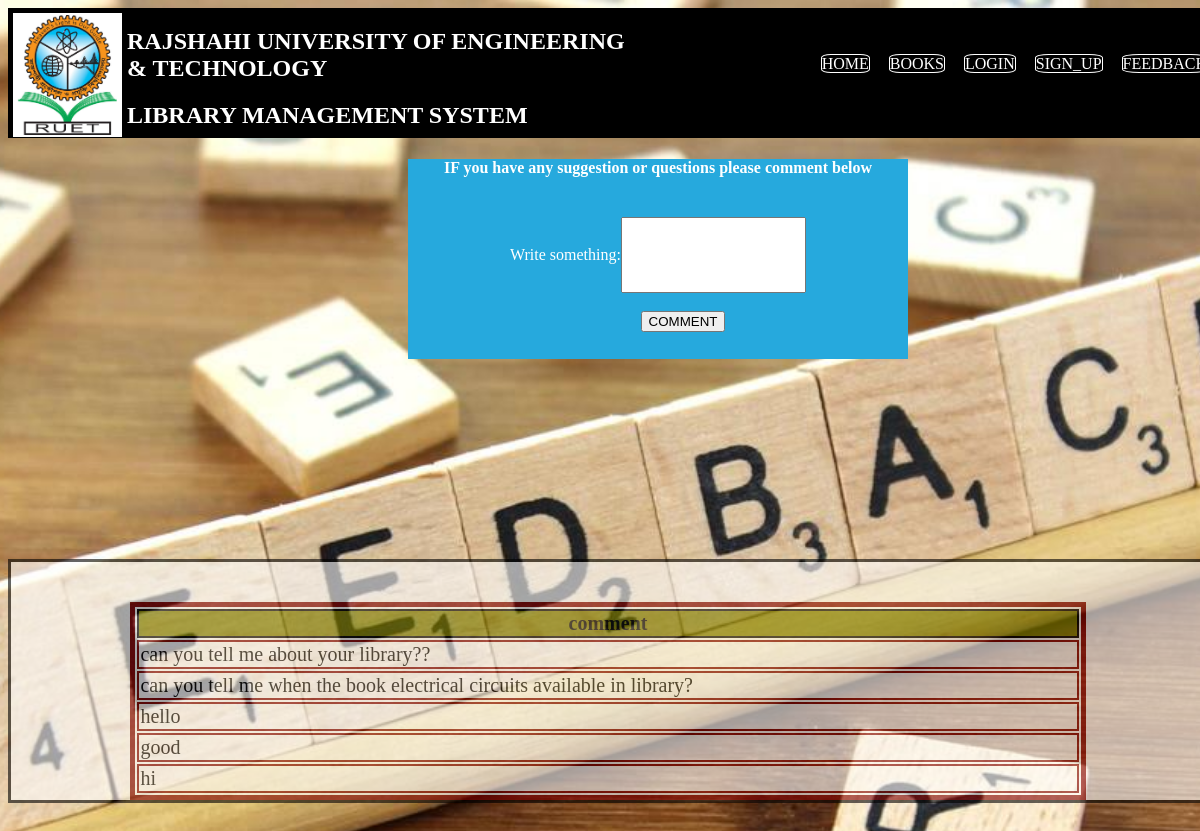
Page /feedback.php on the committed database.
### tables this page shows
CREATE TABLE `comments` (
  `id` int(100) NOT NULL,
  `comment` varchar(500) NOT NULL
);

### feedback.php (the view, shortened to what this page needs)
<?php
include "connection.php";
?>
<!DOCTYPE html>
<html lang="en">
<head>
    <link rel="stylesheet" href="Style.css">
</head>
<body>
<header>
        <div class="logo">
        </div>
        <div class="head">
        <h2>RAJSHAHI UNIVERSITY OF  ENGINEERING & TECHNOLOGY</h2>
              <h2>LIBRARY MANAGEMENT SYSTEM</h2>
        </div>
        <?php
          if(isset($_SESSION['login_user'])){
              ?>
            <nav>
                <ul>
                    <li><a href="Home.php">HOME</a></li>
                    <li><a href="profile.php">PROFILE</a></li>
                    <li><a href="books.php">BOOKS</a></li>
                    <li><a href="logout.php">LOGOUT</a></li>
                    <li><a href="feedback.php">FEEDBACK</a></li>
                </ul>
            </nav>
            <?php
          }
          else{
            ?>
            <nav>
                <ul>
                <li><a href="Home.php">HOME</a></li>
                <li><a href="books.php">BOOKS</a></li>
                <li><a href="login.php">LOGIN</a></li>
                <li><a href="registration.php">SIGN_UP</a></li>
                <li><a href="feedback.php">FEEDBACK</a></li>
                </ul>
            </nav>
            <?php
          }
        ?>
    </header>
    <div style="height:200px; width:500px; color:white; background-color:#26a9dd; text-align:center; margin-left:400px; ">
    <h4>IF you have any suggestion or questions please comment below</h4>
    <form action="" method="POST">
    <br>
    Write something:<input type="text" class="form-control" name="comment" ><br><br>
    <input type="submit" name="submit" class="btn" value="COMMENT"required=""style="margin-left: 50px;">
    </form>
    </div>
    <div style="background-color:white; margin-top:200px; opacity:0.6; border:3px solid black; font-size:20px;">
    <?php
          if(isset($_POST['submit'])){
            $sql="INSERT INTO  `comments` VALUES ( '','$_POST[comment]')";
            if(mysqli_query($db,$sql)){
                $sql="SELECT comment from comments ORDER BY `id` DESC";
                $result=mysqli_query($db,$sql);
                if($result){
                  echo "<table class='table table-bordered table-hover' >";
                  echo "<tr style='background-color:white;'>";
                  echo "<th>"; echo "comment"; echo "</th>";
                  echo "</tr>";
                    while($row=mysqli_fetch_assoc($result)){
                      echo "<tr>";
                      echo "<td>"; echo $row['comment']; echo "</td>";
                      echo "</tr>";
                    }
                    echo "</table>";
                }
            }
          }
          else{
        $sql="SELECT comment from comments ORDER BY `id` DESC";
        $result=mysqli_query($db,$sql);
        if($result){
            echo "<table class='table table-bordered table-hover' >";
            echo "<tr style='background-color:white;'>";
            echo "<th>"; echo "comment"; echo "</th>";
            echo "</tr>";
              while($row=mysqli_fetch_assoc($result)){
                echo "<tr>";
                echo "<td>"; echo $row['comment']; echo "</td>";
                echo "</tr>";
              }
              echo "</table>";
        }
     }
    ?>
</div>
</body>
</html>

### Style.css (style rules this page uses)
header { height:130px; width:100%; background-color: black; }
.logo { background-image: url("image/2.jpeg"); height: 120px; width:105px; background-position: center; background-repeat: no-repeat; background-size: cover; margin-left: 5px; margin-top: 5px; float: left; border:2px solid white; }
.head { width:500px; float:left; color:white; padding-top: 30px; margin-left: 5px; }
li a { color:white; text-decoration: none; border:1px solid white; border-radius: 20%; }
nav { float:right; word-spacing: 15px; padding:0px; }
nav li { display:inline-block; line-height: 80px; }

### feedback.php (style rules this page uses)
body { height:1200px; width:100%; background-image: url("image/feedback.jpg"); background-position: center; background-repeat: no-repeat; background-size: cover; }
.form-control { height:70px; }
.logo { background-image: url("image/logo.jpeg"); height: 120px; width:105px; background-position: center; background-repeat: no-repeat; background-size: cover; margin-left: 5px; margin-top: 5px; float: left; border:2px solid white; }
.head { width:500px; float:left; color:white; padding-top:0px; margin-left: 5px; }
.table { background-color:white; margin:auto; border:5px solid #800000; width:80%; margin-top:40px; }
th { background-color:#808000; border:2px solid black; }
td { border:2px solid #800000; }

### rows in the picture
comments: comment "can you tell me about your library??"
comments: comment "can you tell me when the book electrical circuits available in library?"
comments: comment "hello"
comments: comment "good"
comments: comment "hi"
